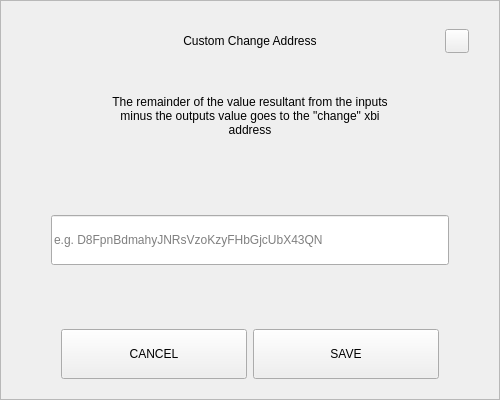
<?xml version="1.0" encoding="UTF-8"?>
<ui version="4.0">
 <class>SendChangeAddressDialog</class>
 <widget class="QDialog" name="SendChangeAddressDialog">
  <property name="geometry">
   <rect>
    <x>0</x>
    <y>0</y>
    <width>500</width>
    <height>400</height>
   </rect>
  </property>
  <property name="windowTitle">
   <string>Dialog</string>
  </property>
  <layout class="QVBoxLayout" name="verticalLayout">
   <property name="spacing">
    <number>0</number>
   </property>
   <property name="leftMargin">
    <number>0</number>
   </property>
   <property name="topMargin">
    <number>0</number>
   </property>
   <property name="rightMargin">
    <number>0</number>
   </property>
   <property name="bottomMargin">
    <number>0</number>
   </property>
   <item>
    <widget class="QFrame" name="frame">
     <property name="styleSheet">
      <string notr="true"/>
     </property>
     <property name="frameShape">
      <enum>QFrame::StyledPanel</enum>
     </property>
     <property name="frameShadow">
      <enum>QFrame::Raised</enum>
     </property>
     <layout class="QVBoxLayout" name="verticalLayout_2" stretch="0,0,0,0,0,0,0">
      <property name="spacing">
       <number>0</number>
      </property>
      <property name="leftMargin">
       <number>30</number>
      </property>
      <property name="topMargin">
       <number>20</number>
      </property>
      <property name="rightMargin">
       <number>30</number>
      </property>
      <property name="bottomMargin">
       <number>20</number>
      </property>
      <item>
       <layout class="QHBoxLayout" name="horizontalLayout_3">
        <property name="spacing">
         <number>0</number>
        </property>
        <item>
         <spacer name="horizontalSpacer_2">
          <property name="orientation">
           <enum>Qt::Horizontal</enum>
          </property>
          <property name="sizeHint" stdset="0">
           <size>
            <width>40</width>
            <height>20</height>
           </size>
          </property>
         </spacer>
        </item>
        <item>
         <widget class="QLabel" name="labelTitle">
          <property name="minimumSize">
           <size>
            <width>0</width>
            <height>40</height>
           </size>
          </property>
          <property name="maximumSize">
           <size>
            <width>16777215</width>
            <height>40</height>
           </size>
          </property>
          <property name="styleSheet">
           <string notr="true">padding-left:24px;</string>
          </property>
          <property name="text">
           <string>Custom Change Address</string>
          </property>
          <property name="alignment">
           <set>Qt::AlignCenter</set>
          </property>
          <property name="margin">
           <number>7</number>
          </property>
         </widget>
        </item>
        <item>
         <spacer name="horizontalSpacer">
          <property name="orientation">
           <enum>Qt::Horizontal</enum>
          </property>
          <property name="sizeHint" stdset="0">
           <size>
            <width>40</width>
            <height>20</height>
           </size>
          </property>
         </spacer>
        </item>
        <item>
         <widget class="QPushButton" name="btnEsc">
          <property name="minimumSize">
           <size>
            <width>24</width>
            <height>24</height>
           </size>
          </property>
          <property name="maximumSize">
           <size>
            <width>24</width>
            <height>24</height>
           </size>
          </property>
          <property name="focusPolicy">
           <enum>Qt::NoFocus</enum>
          </property>
          <property name="text">
           <string/>
          </property>
         </widget>
        </item>
       </layout>
      </item>
      <item>
       <spacer name="verticalSpacer_2">
        <property name="orientation">
         <enum>Qt::Vertical</enum>
        </property>
        <property name="sizeType">
         <enum>QSizePolicy::Fixed</enum>
        </property>
        <property name="sizeHint" stdset="0">
         <size>
          <width>20</width>
          <height>20</height>
         </size>
        </property>
       </spacer>
      </item>
      <item alignment="Qt::AlignHCenter">
       <widget class="QLabel" name="labelMessage">
        <property name="minimumSize">
         <size>
          <width>0</width>
          <height>70</height>
         </size>
        </property>
        <property name="text">
         <string>The remainder of the value resultant from the inputs minus the outputs value goes to the &quot;change&quot; xbi address</string>
        </property>
        <property name="alignment">
         <set>Qt::AlignCenter</set>
        </property>
        <property name="wordWrap">
         <bool>true</bool>
        </property>
       </widget>
      </item>
      <item>
       <spacer name="verticalSpacer_3">
        <property name="orientation">
         <enum>Qt::Vertical</enum>
        </property>
        <property name="sizeHint" stdset="0">
         <size>
          <width>20</width>
          <height>40</height>
         </size>
        </property>
       </spacer>
      </item>
      <item>
       <layout class="QHBoxLayout" name="horizontalLayout_2">
        <property name="spacing">
         <number>0</number>
        </property>
        <property name="leftMargin">
         <number>20</number>
        </property>
        <property name="rightMargin">
         <number>20</number>
        </property>
        <item>
         <widget class="QLineEdit" name="lineEditAddress">
          <property name="minimumSize">
           <size>
            <width>0</width>
            <height>50</height>
           </size>
          </property>
          <property name="placeholderText">
           <string notr="true">e.g. D8FpnBdmahyJNRsVzoKzyFHbGjcUbX43QN</string>
          </property>
         </widget>
        </item>
       </layout>
      </item>
      <item>
       <spacer name="verticalSpacer">
        <property name="orientation">
         <enum>Qt::Vertical</enum>
        </property>
        <property name="sizeHint" stdset="0">
         <size>
          <width>20</width>
          <height>40</height>
         </size>
        </property>
       </spacer>
      </item>
      <item>
       <layout class="QHBoxLayout" name="horizontalLayout" stretch="2,2">
        <property name="spacing">
         <number>6</number>
        </property>
        <property name="leftMargin">
         <number>30</number>
        </property>
        <property name="rightMargin">
         <number>30</number>
        </property>
        <item>
         <widget class="QPushButton" name="btnCancel">
          <property name="minimumSize">
           <size>
            <width>180</width>
            <height>50</height>
           </size>
          </property>
          <property name="focusPolicy">
           <enum>Qt::NoFocus</enum>
          </property>
          <property name="text">
           <string>CANCEL</string>
          </property>
         </widget>
        </item>
        <item>
         <widget class="QPushButton" name="btnSave">
          <property name="minimumSize">
           <size>
            <width>180</width>
            <height>50</height>
           </size>
          </property>
          <property name="focusPolicy">
           <enum>Qt::NoFocus</enum>
          </property>
          <property name="text">
           <string>SAVE</string>
          </property>
         </widget>
        </item>
       </layout>
      </item>
     </layout>
    </widget>
   </item>
  </layout>
 </widget>
 <resources/>
 <connections/>
</ui>
